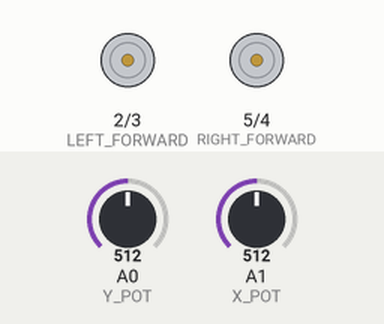
The sketch below on a simulated Arduino Uno, built with avr-gcc and run on an emulated ATmega328P. Shown: motor-driver pin pairs drawn as motors (green arrow = first pin HIGH = forward, orange = second pin HIGH = backward, longer = more drive). The inputs (shaded band) are chosen by the test bench; at power-on: A0 (Y_POT) = 512, A1 (X_POT) = 512.

Above: at 2.2 s.
2.3 s: A0 (Y_POT) set to 716
At 3.3 s:
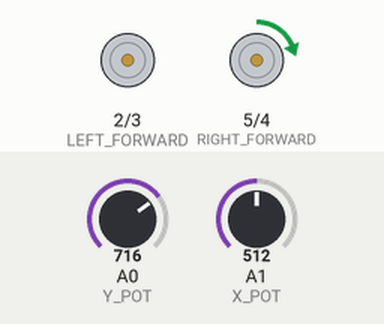
3.8 s: A1 (X_POT) set to 900
At 4.4 s:
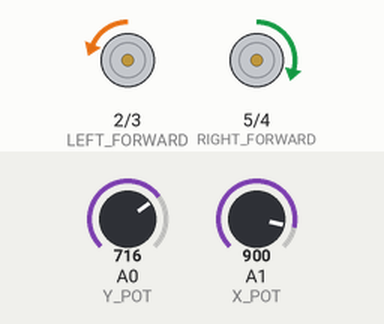
5.3 s: A1 (X_POT) set to 1023
At 5.6 s:
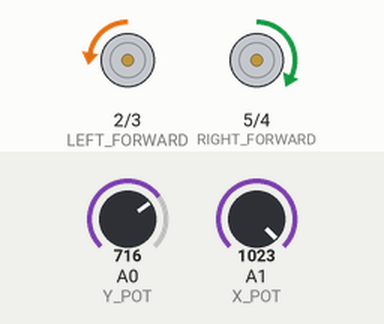
6.8 s: A0 (Y_POT) set to 1023
At 7.9 s:
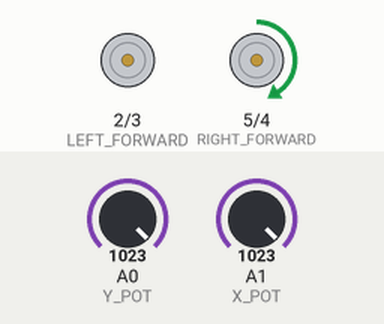
8.3 s: A0 (Y_POT) set to 1005
At 9.1 s:
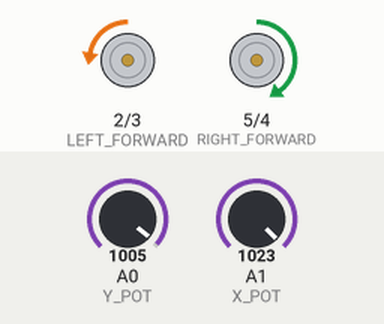
9.8 s: A0 (Y_POT) set to 306
At 10.2 s:
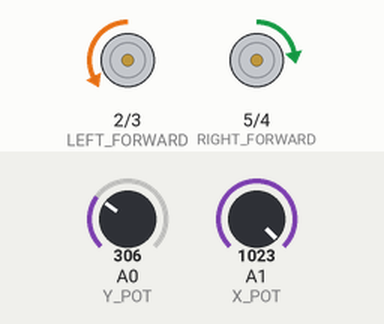
Timing chart, 0 to 12.3 s (numbered marks = the images above; inputs shaded):
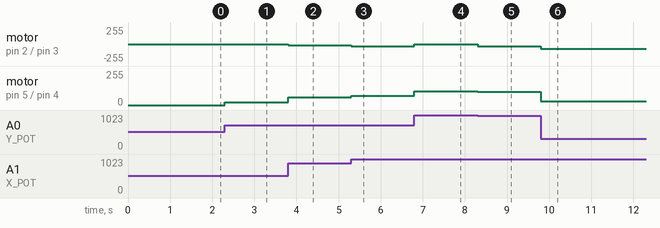

Measured:
- after the input at 2.3 s, motor on pin 5 (RIGHT_FORWARD) / pin 4 (RIGHT_BACKWARD): stopped → forward 19/255 at once
- after the input at 3.8 s, motor on pin 2 (LEFT_FORWARD) / pin 3 (LEFT_BACKWARD): stopped → backward 18/255 at once; motor on pin 5 (RIGHT_FORWARD) / pin 4 (RIGHT_BACKWARD): forward 19/255 → forward 58/255 at once
- after the input at 5.3 s, motor on pin 2 (LEFT_FORWARD) / pin 3 (LEFT_BACKWARD): backward 18/255 → backward 31/255 at once; motor on pin 5 (RIGHT_FORWARD) / pin 4 (RIGHT_BACKWARD): forward 58/255 → forward 70/255 at once
- after the input at 6.8 s, motor on pin 2 (LEFT_FORWARD) / pin 3 (LEFT_BACKWARD): backward 31/255 → stopped at once; motor on pin 5 (RIGHT_FORWARD) / pin 4 (RIGHT_BACKWARD): forward 70/255 → forward 102/255 at once
- after the input at 8.3 s, motor on pin 2 (LEFT_FORWARD) / pin 3 (LEFT_BACKWARD): stopped → backward 31/255 at once; motor on pin 5 (RIGHT_FORWARD) / pin 4 (RIGHT_BACKWARD): forward 102/255 → forward 99/255 at once
- after the input at 9.8 s, motor on pin 2 (LEFT_FORWARD) / pin 3 (LEFT_BACKWARD): backward 31/255 → backward 71/255 at once; motor on pin 5 (RIGHT_FORWARD) / pin 4 (RIGHT_BACKWARD): forward 99/255 → forward 30/255 at once

The sketch:

tank_drive_steering.ino
```cpp
#include <Arduino.h>

const int RIGHT_FORWARD = 5;
const int RIGHT_BACKWARD = 4;
const int LEFT_FORWARD = 2;
const int LEFT_BACKWARD = 3;

// Joy stick pins
const int Y_POT = A0;
const int X_POT= A1;

void setup()
{
    pinMode(RIGHT_FORWARD, OUTPUT);
    pinMode(RIGHT_BACKWARD, OUTPUT);
    pinMode(LEFT_FORWARD, OUTPUT);
    pinMode(LEFT_BACKWARD, OUTPUT);

    digitalWrite(RIGHT_FORWARD, LOW);
    digitalWrite(RIGHT_BACKWARD, LOW);
    digitalWrite(LEFT_FORWARD, LOW);
    digitalWrite(LEFT_BACKWARD, LOW);

    delay(1000);
    Serial.begin(9600);
}

void loop()
{
    int x_val = analogRead(X_POT);
    int y_val = analogRead(Y_POT);

    // Normalize values
    float x_norm = map(x_val, 0, 1023, -100, 100) / 100.0;
    float y_norm = map(y_val, 0, 1023, -100, 100) / 100.0;

    // Set deadzone
    if (x_norm < 0.1 && x_norm > -0.1)
    {
        x_norm = 0.0;
    }
    if (y_norm < 0.1 && y_norm > -0.1)
    {
        y_norm = 0.0;
    }

    // Serial.println("X: " + String(x_norm) + " Y: " + String(y_norm));
    // delay(100);

    // Get speed values
    float right_speed = (y_norm + x_norm) * (255 / 5);
    float left_speed = (y_norm - x_norm) * (255 / 5);

    // Serial.println("R: " + String(right_speed) + " L: " + String(left_speed));
    // delay(100);

    if (right_speed > 0.0)
    {
        analogWrite(RIGHT_FORWARD, right_speed);
        analogWrite(RIGHT_BACKWARD, 0);
    }
    else if (right_speed < 0.0)
    {
        analogWrite(RIGHT_BACKWARD, -right_speed);
        analogWrite(RIGHT_FORWARD, 0);
    }
    else
    {
        analogWrite(RIGHT_FORWARD, 0);
        analogWrite(RIGHT_BACKWARD, 0);
    }

    if (left_speed > 0.0)
    {
        analogWrite(LEFT_FORWARD, left_speed);
        analogWrite(LEFT_BACKWARD, 0);
    }
    else if (left_speed < 0.0)
    {
        analogWrite(LEFT_BACKWARD, -left_speed);
        analogWrite(LEFT_FORWARD, 0);
    }
    else
    {
        analogWrite(LEFT_FORWARD, 0);
        analogWrite(LEFT_BACKWARD, 0);
    }
}
```
